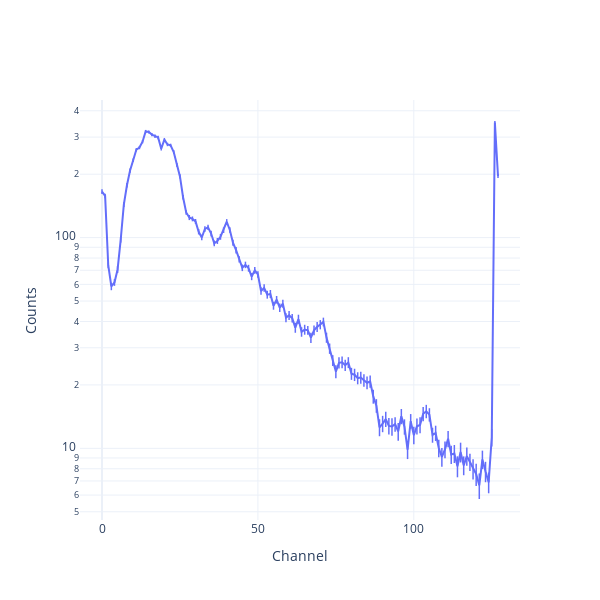

Write notebook code for a chart like this one.
### Code cell
fig = Plot.spectrum(me_bkg)
